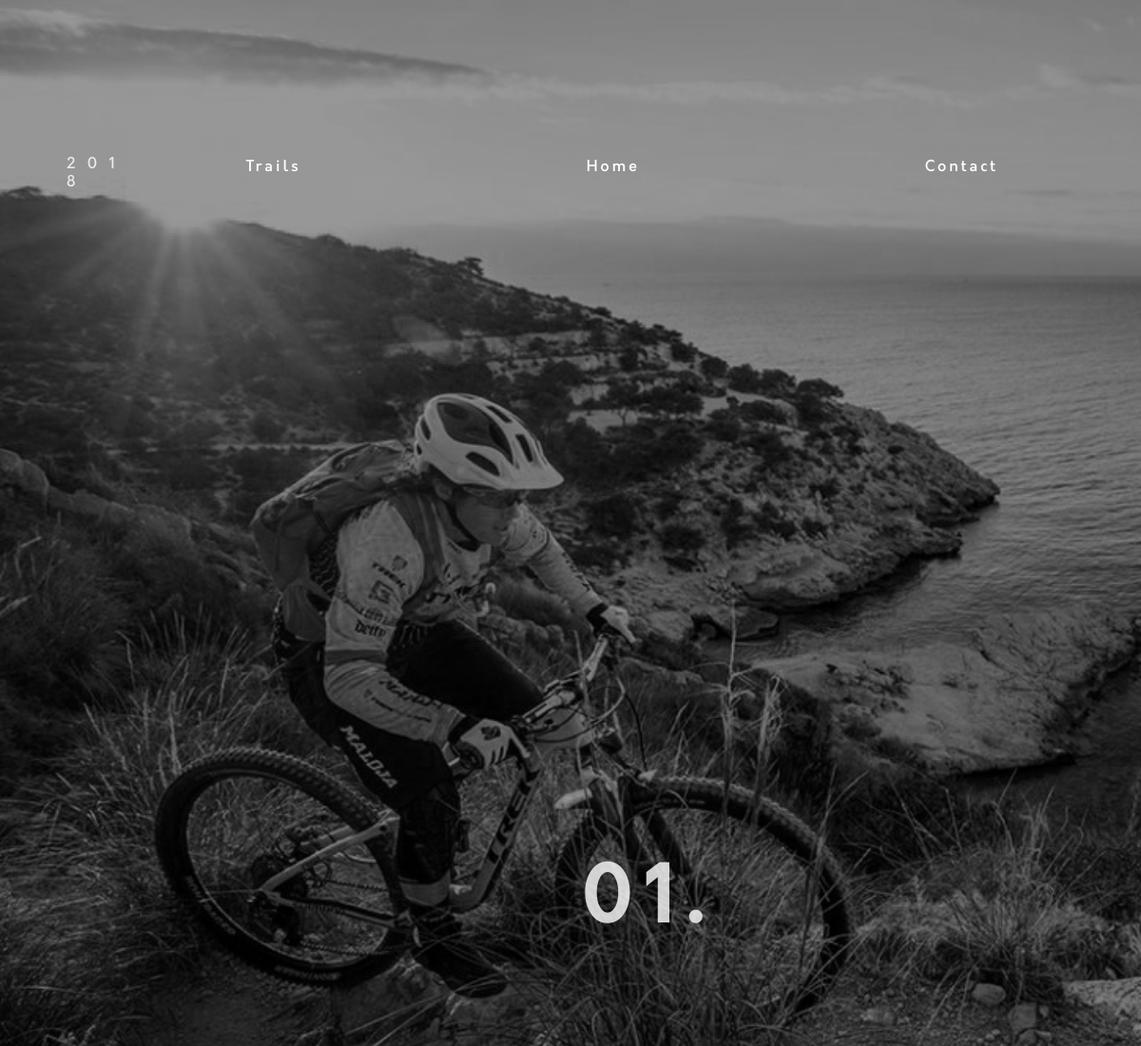
Before: /Forests/Tasman/result with the older database file.
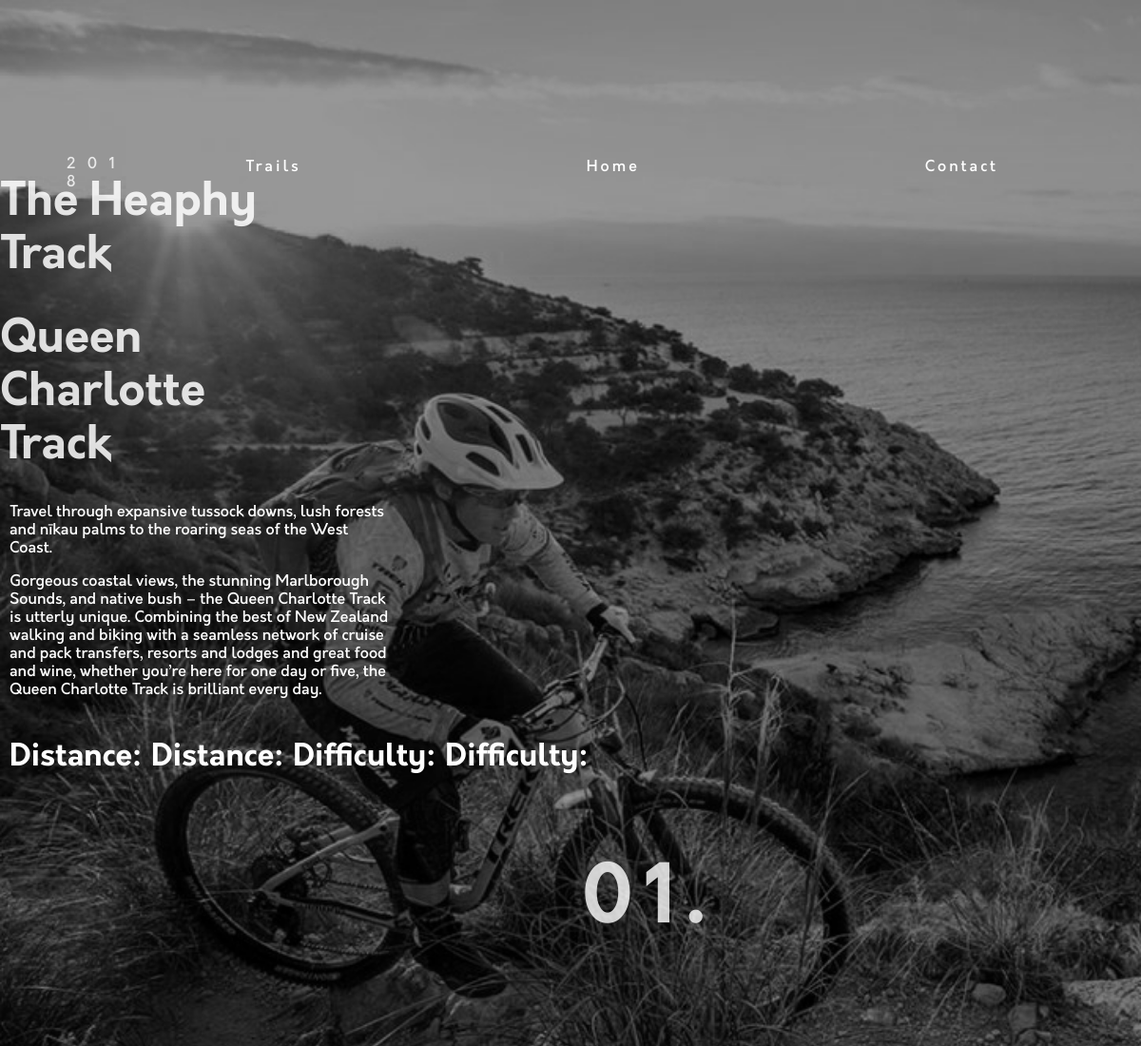
After: the same page with the newer database file.
### tables this page shows
CREATE TABLE rides(
id INTEGER PRIMARY KEY, 
trail TEXT UNIQUE NOT NULL, 
location TEXT NOT NULL,
style TEXT NOT NULL, 
difficulty FLOAT, 
img TEXT,
distance FLOAT,
description TEXT );

### run.py (the view)
@app.route('/Forests/Tasman/result')
def ForestsTasman():
  ride = []
  con = sqlite3.connect(MENUDB)
  cur = con.execute('SELECT DISTINCT description, trail FROM rides WHERE location="Tasman" AND style="Forests"')
  for row in cur:
    ride.append(list(row))
  return render_template('result.html', ride=ride)

### templates/result.html (shortened to what this page needs)
{% extends "base.html" %}
{% block stylesheet %}{{url_for('static', filename='Resultstyles.css')}}{% endblock %}
{% block content %}
<div class="main">
  <div id="nav">
    <ul>
        <li class="one"><a href="/landing">Trails</a></li><li class="two"><a href="/">Home</a></li><li class="three"><a href="/contact">Contact</a></li>
      </ul>
  </div>
<p class="year"> 2 0 1 8 </p>
<div id="Text">
  {% for trail in ride %}
  <h1> {{ trail[1] }} </h1>
  {% endfor %}
  {% for trail in ride %}
  <p>
    {{ trail[0] }}
  </p>
  {% endfor %}
  {% for trail in ride %}
  <h2> Distance: {{ trail[6] }}</h2>
  {% endfor %}
  {% for trail in ride %}
  <h2> Difficulty: {{ trail[4] }}</h2>
  {% endfor %}
</div>
</div>
<p class="number1"> 01.</p>
{% endblock %}

### templates/base.html (shortened to what this page needs)
<!DOCTYPE html>
<html>
  <head>
    <link rel="stylesheet" href="{% block stylesheet %}{% endblock %}" />
  </head>
  <body  class="fade-in one">
    {% block content %} blah blah {% endblock %}
  </body>
</html>

### static/Resultstyles.css (style rules this page uses)
body { background-color: lightgrey; margin: 0; color: white; }
#nav { float: right; padding-top: 150px; }
h1 { opacity: 0.85; font-size: 4rem; font-family: 'Orkney'; max-width: 300px; }
h2 { padding-left: 10px; font-family: 'Orkney'; font-size: 2rem; float: left; }
p { font-family: 'OrkneyMedium'; margin-top: 0px; max-width: 400px; padding-left: 10px; }
.number1 { position: absolute; left: 50%; top: 1100px; font-size: 5rem; font-weight: bold; letter-spacing: 12px; color: white; opacity: 0.8; }
.year { position: relative; color: white; font-family: 'OrkneyMedium', sans-serif; letter-spacing: 4px; top: 163px; left: 60px; opacity: 0.8; }
.main { background-image: url("Images/results.jpg"); background-repeat: no-repeat; background-size: 100%; height: 1200px; background-color: red; }
ul li { display: inline; text-align: center; }
#nav a { float: left; margin-left: 150px; margin-right: 150px; letter-spacing: 3px; text-decoration: none; font-family: 'OrkneyMedium', sans-serif; color: white; }
@media only screen and (max-width: 1700px) { .main { background-size: 140%; height: 1100px; } }
@media only screen and (max-width: 1700px) { .number1 { position: absolute; left: 50%; top: 900px; } }
@media only screen and (max-width: 1200px) { .main { background-size: 160%; } }
@media only screen and (max-width: 1200px) { h1 { font-size: 3rem; } }
@media only screen and (max-width: 1200px) { h2 { font-size: 2rem; } }

### templates/base.html (style rules this page uses)
.fade-in { opacity: 0; -webkit-animation: fadeIn ease-in 1; -moz-animation: fadeIn ease-in 1; animation: fadeIn ease-in 1; -webkit-animation-fill-mode: forwards; -moz-animation-fill-mode: forwards; animation-fill-mode: forwards; -webkit-animation-duration: 1s; -moz-animation-duration: 1s; animation-duration: 1s; }
.fade-in.one { -webkit-animation-delay: 0.1s; -moz-animation-delay: 0.1s; animation-delay: 0.1s; }

Changed rows visible on the page:
added rides: trail "The Heaphy Track", description "Travel through expansive tussock downs, lush forests and nīkau palms to the roaring seas of the West Coast."
added rides: trail "Queen Charlotte Track", description "Gorgeous coastal views, the stunning Marlborough Sounds, and native bush – the Queen Charlotte Track is utterly unique. Combining the best of New Zealand walking and biking with a seamless network of cruise and pack transfers, resorts and lodges and great food and wine, whether you’re here for one day or five, the Queen Charlotte Track is brilliant every day."
Other visible differences:
new list line: "Distance:"
new list line: "Difficulty:"
